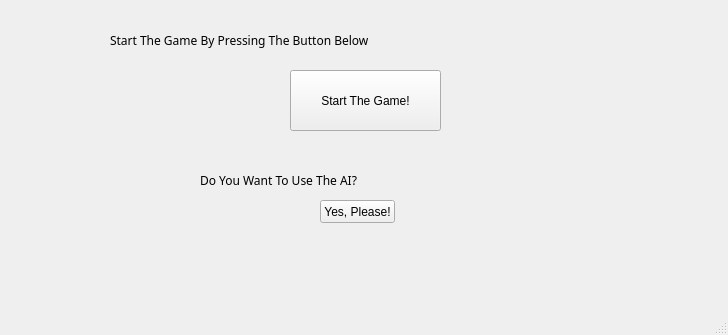
<?xml version="1.0" encoding="UTF-8"?>
<ui version="4.0">
 <class>second_window</class>
 <widget class="QMainWindow" name="second_window">
  <property name="geometry">
   <rect>
    <x>0</x>
    <y>0</y>
    <width>728</width>
    <height>335</height>
   </rect>
  </property>
  <property name="windowTitle">
   <string>MainWindow</string>
  </property>
  <widget class="QWidget" name="centralwidget">
   <widget class="QLabel" name="label_picture">
    <property name="geometry">
     <rect>
      <x>0</x>
      <y>0</y>
      <width>721</width>
      <height>311</height>
     </rect>
    </property>
    <property name="text">
     <string/>
    </property>
    <property name="pixmap">
     <pixmap>Images/1505257519-trexgame - oblogka.JPG</pixmap>
    </property>
    <property name="scaledContents">
     <bool>true</bool>
    </property>
   </widget>
   <widget class="QPushButton" name="button_AI">
    <property name="geometry">
     <rect>
      <x>320</x>
      <y>200</y>
      <width>75</width>
      <height>23</height>
     </rect>
    </property>
    <property name="text">
     <string>Yes, Please!</string>
    </property>
   </widget>
   <widget class="QPushButton" name="button_Start">
    <property name="geometry">
     <rect>
      <x>290</x>
      <y>70</y>
      <width>151</width>
      <height>61</height>
     </rect>
    </property>
    <property name="text">
     <string>Start The Game!</string>
    </property>
   </widget>
   <widget class="QLabel" name="label">
    <property name="geometry">
     <rect>
      <x>110</x>
      <y>20</y>
      <width>541</width>
      <height>41</height>
     </rect>
    </property>
    <property name="font">
     <font>
      <family>Goudy Stout</family>
     </font>
    </property>
    <property name="text">
     <string>Start The Game By Pressing The Button Below</string>
    </property>
   </widget>
   <widget class="QLabel" name="label_message">
    <property name="geometry">
     <rect>
      <x>200</x>
      <y>170</y>
      <width>311</width>
      <height>20</height>
     </rect>
    </property>
    <property name="font">
     <font>
      <family>Goudy Stout</family>
     </font>
    </property>
    <property name="text">
     <string>Do You Want To Use The AI?</string>
    </property>
   </widget>
  </widget>
  <widget class="QStatusBar" name="statusbar"/>
 </widget>
 <resources/>
 <connections/>
</ui>
